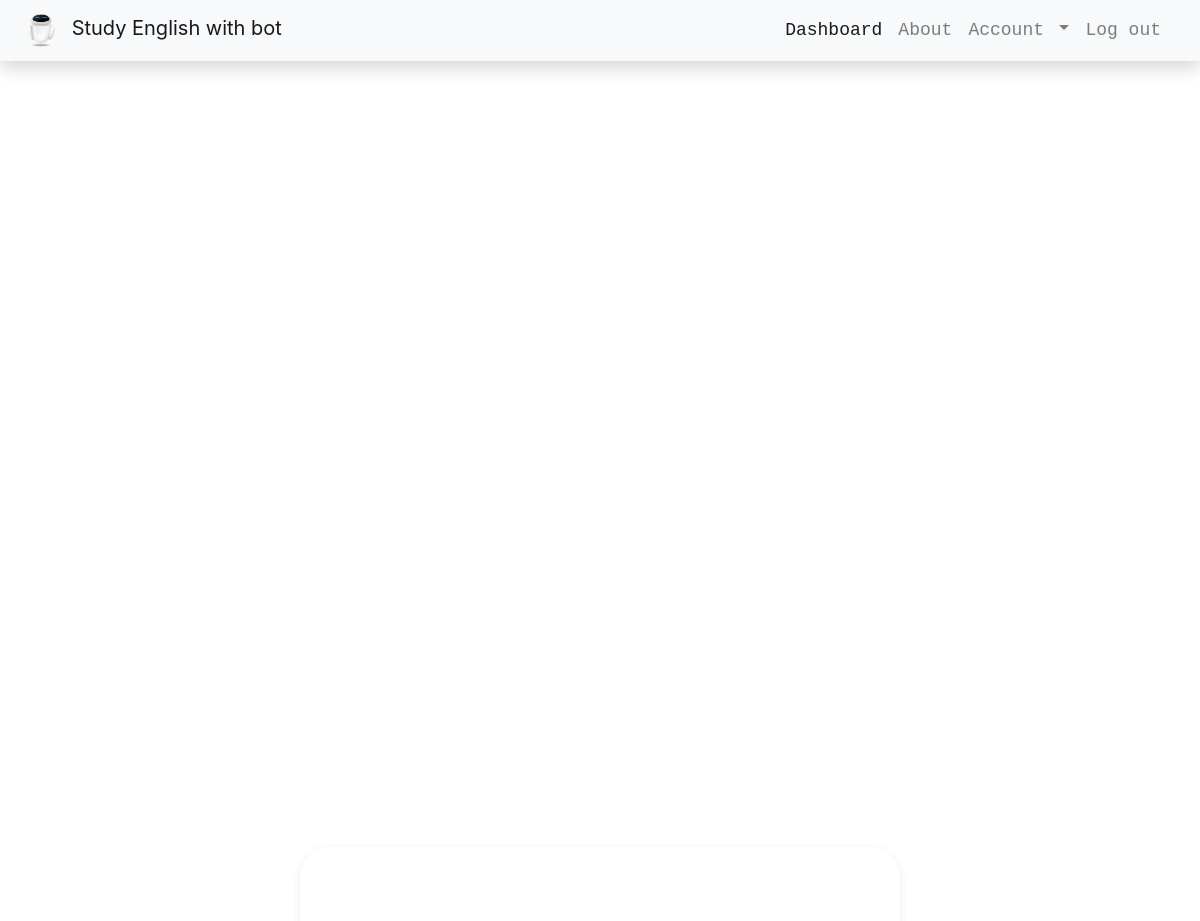
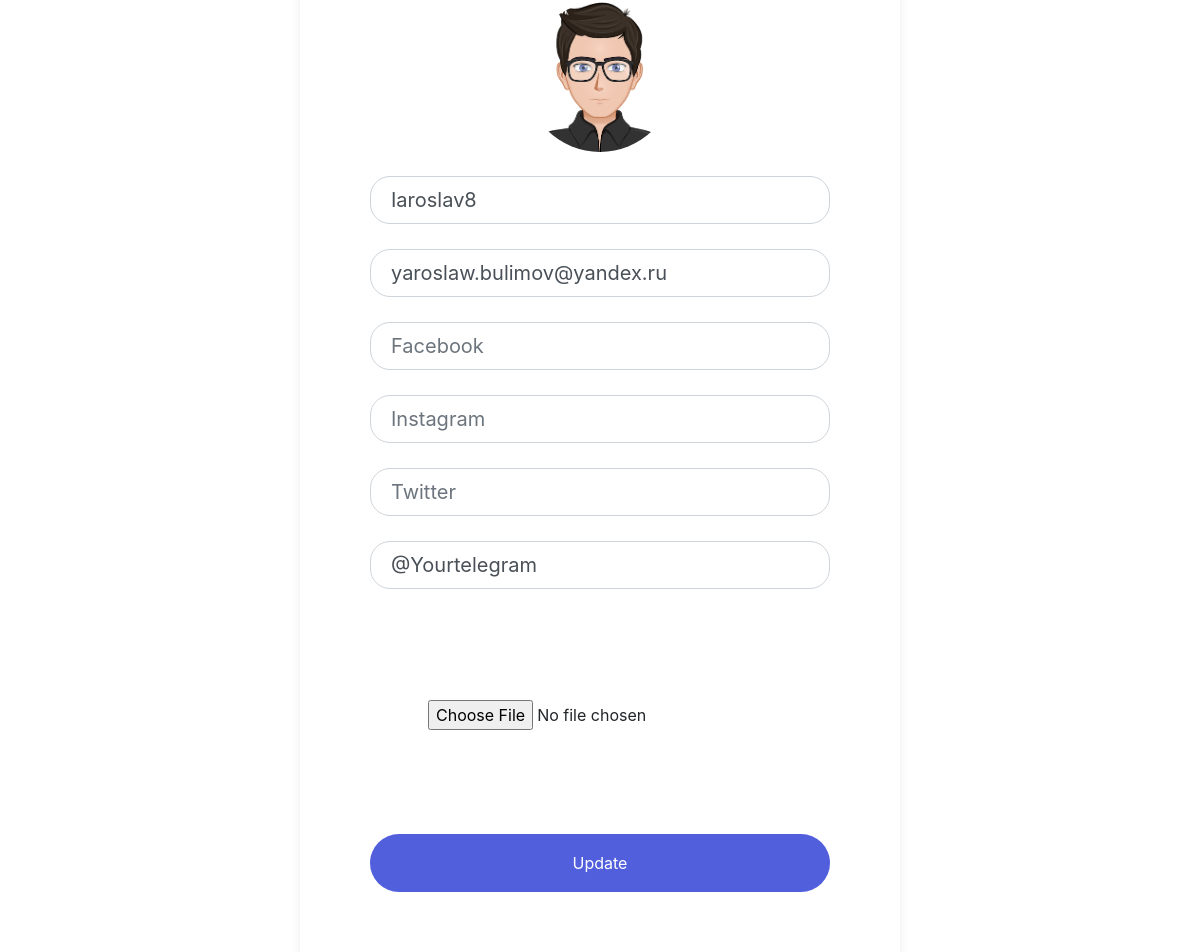
/settings (signed in), run on the app's committed database (2 pictures, top to bottom).
### app/models.py (models this page shows, shortened)
class User(db.Model, UserMixin):
    id = db.Column(db.Integer, primary_key=True)
    name = db.Column(db.String(20), unique=True, nullable=False)
    email = db.Column(db.String(60), unique=True, nullable=False)
    img_file = db.Column(db.String(20), nullable=False, default="static/default.png")
    password = db.Column(db.String(60), nullable=False)
    access_link = db.Column(db.String(70), nullable=False)
    new_user_words = db.relationship("NewWords", backref="person", lazy=True)
    user_chat = db.relationship("TbotChatId", uselist=False, lazy=True, backref="user")
    instagram = db.Column(db.String(30), nullable=False, default="Your instagram")
    facebook = db.Column(db.String(30), nullable=False, default="Your facebook")
    twitter = db.Column(db.String(30), nullable=False, default="Your twitter")
    telegram_info = db.Column(db.String(30), nullable=False, default="@Yourtelegram")

### app/users/routes.py (the view)
@users.route("/settings", methods=["GET", "POST"])
@login_required
def settings():
    form = UpdateAccountForm()
    if form.validate_on_submit():
        current_user.name = form.name.data
        current_user.email = form.email.data
        current_user.telegram_info = form.telegram_info.data
        current_user.instagram = form.instagram.data
        current_user.twitter = form.twitter.data
        current_user.facebook = form.facebook.data
        db.session.commit()
        flash("Your account has been updated!", "success")
        return redirect(url_for("users.account"))
    elif request.method == "GET":
        form.name.data = current_user.name
        form.email.data = current_user.email
        form.telegram_info.data = current_user.telegram_info
    image_file = current_user.img_file
    return render_template("settings.html", title="Account", image_file=image_file, form=form)

### app/users/forms.py (shortened to what this page needs)
class UpdateAccountForm(FlaskForm):
    name = StringField("Username", validators=[DataRequired(),
                                           Length(min=2, max=20)])
    email = EmailField("Email", validators=[DataRequired()])
    picture = FileField("Update Profile Picture", validators=[FileAllowed(["jpg", "png"])])
    telegram_info = StringField("Telegram", validators=[DataRequired()])
    twitter = StringField("Twitter", validators=[DataRequired()])
    facebook = StringField("Facebook", validators=[DataRequired()])
    instagram = StringField("Instagram", validators=[DataRequired()])
    submit = SubmitField("Update")

### app/models.py (called while the page is built)
@login_manager.user_loader
def load_user(user_id):
    return User.query.get(int(user_id))

### app/templates/settings.html (shortened to what this page needs)
{% extends "layout.html" %}
{% block content %}
<div class="registration-form">
    <form method="POST" enctype="multipart/form-data">
            <img src="{{ image_file }}" alt="Admin" class="rounded-circle" width="150">
        <div class="form-group">
            {% if form.name.errors %}
            {{ form.name(class="form-control form-control-lg item is-invalid") }}
            <div class="invalid-feedback">
                {% for error in form.name.errors %}
                <span>{{ error }}</span>
                {% endfor %}
            </div>
            {% else %}
            {{ form.name(class="form-control form-control-lg item", placeholder="Username") }}
            {% endif %}
        </div>
        <div class="form-group">
            {% if form.email.errors %}
            {{ form.email(class="form-control form-control-lg item is-invalid") }}
            <div class="invalid-feedback">
                {% for error in form.email.errors %}
                <span>{{ error }}</span>
                {% endfor %}
            </div>
            {% else %}
            {{ form.email(class="form-control form-control-lg item", placeholder="Email") }}
            {% endif %}
        </div>
        <div class="form-group">
            {% if form.facebook.errors %}
            {{ form.facebook(class="form-control form-control-lg item is-invalid") }}
            <div class="invalid-feedback">
                {% for error in form.telegram.errors %}
                <span>{{ error }}</span>
                {% endfor %}
            </div>
            {% else %}
            {{ form.facebook(class="form-control form-control-lg item", placeholder="Facebook") }}
            {% endif %}
        </div>
        <div class="form-group">
            {% if form.instagram.errors %}
            {{ form.instagram(class="form-control form-control-lg item is-invalid") }}
            <div class="invalid-feedback">
                {% for error in form.telegram.errors %}
                <span>{{ error }}</span>
                {% endfor %}
            </div>
            {% else %}
            {{ form.instagram(class="form-control form-control-lg item", placeholder="Instagram") }}
            {% endif %}
        </div>
        <div class="form-group">
            {% if form.twitter.errors %}
            {{ form.twitter(class="form-control form-control-lg item is-invalid") }}
            <div class="invalid-feedback">
                {% for error in form.telegram.errors %}
                <span>{{ error }}</span>
                {% endfor %}
            </div>
            {% else %}
            {{ form.twitter(class="form-control form-control-lg item", placeholder="Twitter") }}
            {% endif %}
        </div>
        <div class="form-group">
            {% if form.telegram_info.errors %}
            {{ form.telegram_info(class="form-control form-control-lg item is-invalid") }}
            <div class="invalid-feedback">
                {% for error in form.telegram.errors %}
                <span>{{ error }}</span>
                {% endfor %}
            </div>
            {% else %}
            {{ form.telegram_info(class="form-control form-control-lg item", placeholder="Telegram") }}
            {% endif %}
        </div>
        <div class="form-group">
            {{ form.picture(class="btn btn") }}
        </div>
        <div class="form-group" id="create-account">
            {{ form.submit(class="btn btn-block", style="color: white;") }}
        </div>
    </form>
{% endblock content %}

### app/static/main.css (style rules this page uses)
html, body { background: url('https://images.unsplash.com/photo-1530543787849-128d94430c6b?ixlib=rb-1.2.1&ixid=eyJhcHBfaWQiOjEyMDd9&auto=format&fit=crop&w=1500&q=80/1920x1080') no-repeat center center fixed; -webkit-background-size: cover; -moz-background-size: cover; background-size: cover; -o-background-size: cover; }
.registration-form .item { border-radius: 20px; margin-bottom: 25px; padding: 10px 20px; }
.registration-form { background: transparent; padding: 10px 20px; border-radius: 3px; margin-bottom: 20px; }
.registration-form form { background-color: #fff; max-width: 600px; margin: auto; padding: 50px 70px; border-top-left-radius: 30px; border-top-right-radius: 30px; box-shadow: 0px 2px 10px rgba(0, 0, 0, 0.075); }
#create-account { border-radius: 30px; padding: 10px 20px; font-size: 18px; font-weight: bold; background-color: #515fdd;; border: none; color: white; margin-top: 20px; }
body { margin-top:20px; color: #1a202c; text-align: left; }

### data on the page
User: img_file (placeholder picture), name "Iaroslav8", email "yaroslaw.bulimov@yandex.ru", telegram_info "@Yourtelegram"
